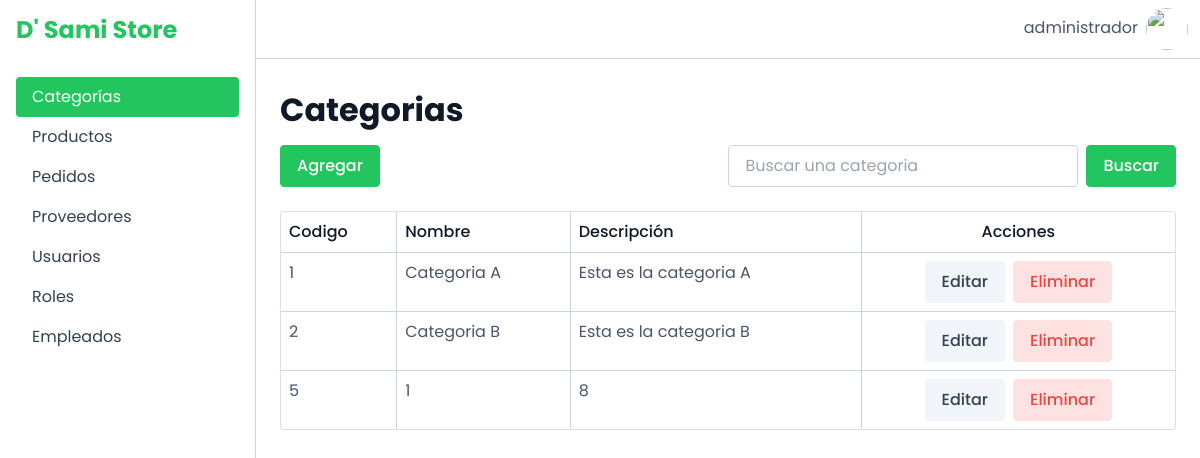
Page /views/categorias (signed in) on the earlier database version.
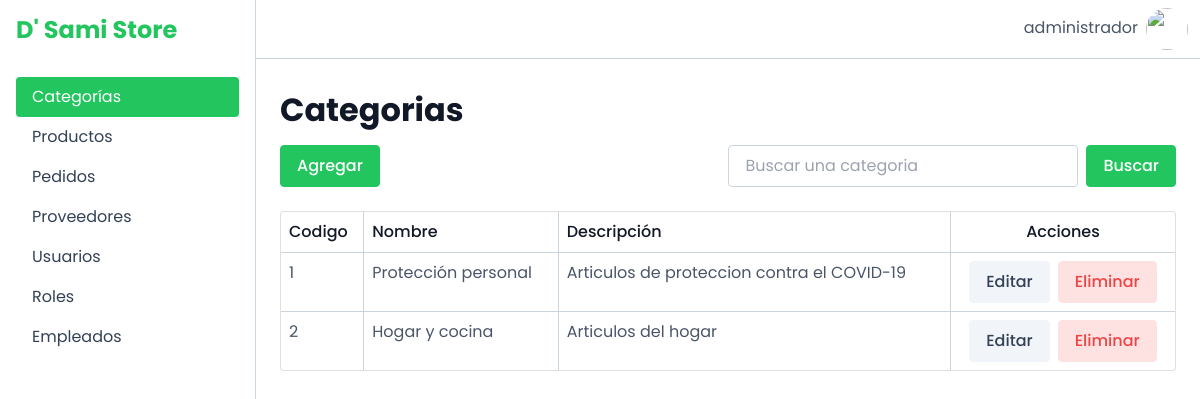
Same page on the later database version.
### tables this page shows
CREATE TABLE IF NOT EXISTS categoria(
	idCategoria INT UNSIGNED AUTO_INCREMENT  NOT NULL,
    nombre VARCHAR(30),
    descripcion VARCHAR(45),
	CONSTRAINT pk_categoria PRIMARY KEY (idCategoria)
);

### src/controllers/categoria_controlador.php (called while the page is built, shortened)
<?php
include("../../controllers/config.php");
include("../../models/categoria.php");
class CategoriaControlador{
    public static function listar() {
        $categorias = Categoria::listar();
        include("../../views/categorias/includes/tabla.php");
    }
}
?>

### src/controllers/categorias/listar.php (called while the page is built)
<?php
include("../../controllers/categoria_controlador.php");
CategoriaControlador::listar();
?>

### src/models/categoria.php (called while the page is built, shortened)
<?php
include("../../controllers/config.php");
class Categoria {
    function __construct($id, $nombre, $descripcion) {
        $this->id = $id;
        $this->nombre = $nombre;
        $this->descripcion = $descripcion;
    }
    public static function listar() {
        global $link;
        $categorias = [];
        $consulta  = ("SELECT * FROM categoria");
        $resultado = mysqli_query($link, $consulta);
        while ($valor = mysqli_fetch_assoc($resultado)){
            $categorias[] = new Categoria($valor['idCategoria'], $valor['nombre'], $valor['descripcion']);
        }
        return $categorias;
    }
}
?>

### src/views/categorias/includes/tabla.php (the view, shortened to what this page needs)
<div class="card">
    <div class="table-responsive">
        <table class="table table-borderless">
            <thead>
                <tr>
                    <th scope="col">Codigo</th>
                    <th scope="col">Nombre</th>
                    <th scope="col">Descripción</th>
                    <th scope="col" class="text-center">Acciones</th>
                </tr>
            </thead>
            <tbody>
                <?php
                    foreach ($categorias as $categoria) { ?>
                    <tr>
                        <td><?php echo $categoria->id; ?></td>
                        <td><?php echo $categoria->nombre; ?></td>
                        <td><?php echo $categoria->descripcion; ?></td>
                        <td>
                            <div class="d-flex justify-content-center">
                                <button class="btn btn-secondary me-2" type="button" data-bs-toggle="modal" data-bs-target="#editarCat<?php echo $categoria->id; ?>">
                                    Editar
                                </button>
                                <button class="btn btn-danger" type="button" data-bs-toggle="modal" data-bs-target="#eliminarCat<?php echo $categoria->id; ?>">Eliminar</button>
                            </div>
                        </td>
                    </tr>
                <?php } ?>
            </tbody>
        </table>
    </div>
</div>

### src/views/categorias/index.php (shortened to what this page needs)
<!DOCTYPE html>
<html lang="es">
  <head>
    <?php include('../includes/head.php') ?>
    <link rel="stylesheet" href="../../public/css/index.css">
    <link rel="stylesheet" href="../../public/css/bootstrap.css">
  </head>
  <body>
    <div class="app">
      <?php include('../includes/sidebar.php')?>
      <div class="app-content">
        <?php include('../includes/navbar.php') ?>
        <div class="container px-4">
          <div class="py-4 bd-highlight row">
            <div class="title-proveedores py-2">
              <h2>Categorias</h2>
            </div>
            <div class="d-flex justify-content-between align-items-center">
              <div>
                <button type="button" class="btn btn-primary" data-bs-toggle="modal"
                  data-bs-target="#agregar">Agregar</button>
              </div>
              <div class="d-flex">
                <input type="text" class="form-control me-2"
                  placeholder="Buscar una categoria" aria-label="Recipient's username"
                  aria-describedby="basic-addon2">
                <button class="btn btn-primary" id="basic-addon2" type="button ">Buscar</button>
              </div>
            </div>
          </div>
          <?php include("../../controllers/categorias/listar.php"); ?>
        </div>
      </div>
    </div>
  </body>
</html>

### src/views/includes/head.php (shortened to what this page needs)
<link href="https://cdn.jsdelivr.net/npm/bootstrap@5.1.2/dist/css/bootstrap.min.css" rel="stylesheet">

### src/views/includes/sidebar.php (shortened to what this page needs)
<div class="app-sidebar p-3 border-end ">
    <a class="d-flex text-decoration-none mb-4">
        <h4 class="fs-4 fw-bold text-primary">D' Sami Store</h4>
    </a>
    <div class="nav nav-pills flex-column mb-auto">
        <li class='nav-item'>
            <a href="../categorias" class="nav-link link-dark active">Categorías</a>
        </li>
        <li class='nav-item' >
            <a href="../productos" class="nav-link link-dark ">Productos</a>
        </li>
        <li>
            <a href="#" class="nav-link link-dark">Pedidos</a>
        </li>
        <?php
        if($_SESSION['username'] === "administrador"){
            echo
                "<li class='nav-item'>
                    <a href='../proveedores' class='nav-link link-dark'>Proveedores</a>
                </li>
                <li class='nav-item'>
                    <a href='../usuarios' class='nav-link link-dark'>Usuarios</a>
                </li>
                <li class='nav-item'>
                    <a href='../roles' class='nav-link link-dark'>Roles</a>
                </li>
                <li class='nav-item'>
                    <a href='../empleados' class='nav-link link-dark'>Empleados</a>
                </li>
               ";
        }else {
            echo "";
        }
        ;?>
    </div>
</div>

### src/views/includes/navbar.php (shortened to what this page needs)
<nav class="app-navbar navbar border-bottom bg-white">
    <div class="container-fluid">
        <div class="btn-group">
            <p class="d-flex align-items-center h-100 mt-2 my-2 mx-2"><?php $username = $_SESSION['username'];echo "{$username}";?></p>
            <div class="rounded-circle overflow-hidden" style="width: 42px; height: 42px; cursor: pointer;" data-bs-toggle="dropdown" aria-expanded="false">
                <img src="https://www.pngkey.com/png/full/72-729716_user-avatar-png-graphic-free-download-icon.png" class="w-100 h-100" />
            </div>
        </div>
    </div>
</nav>

### src/public/css/index.css (style rules this page uses)
.app { width: 100%; height: 100vh; display: flex; flex-flow: row nowrap; }
.app-sidebar { width: 100%; max-width: 256px; }
.app-content { height: 100vh; overflow-y: scroll; flex: 1; }
.app-navbar { width: 100%; position: sticky; top: 0; }

Differences in the rows shown:
removed categoria: idCategoria "5", nombre "1", descripcion "8"
changed categoria id 1: nombre "Categoria A" → "Protección personal"; descripcion "Esta es la categoria A" → "Articulos de proteccion contra el COVID-19"
changed categoria id 2: nombre "Categoria B" → "Hogar y cocina"; descripcion "Esta es la categoria B" → "Articulos del hogar"
